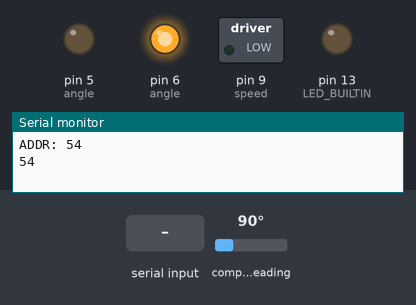
The sketch below on a simulated Arduino Uno, built with avr-gcc and run on an emulated ATmega328P. Parts: switched loads named in the sketch (green lamp = pin HIGH), output pins drawn as LEDs (lit = HIGH), the last lines printed to the serial monitor. The inputs (shaded band) are chosen by the test bench; at power-on: compass heading 90°.

Above: at 3.2 s.
3.3 s: compass heading set to 53°
4.8 s: compass heading set to 48°
At 5.1 s:
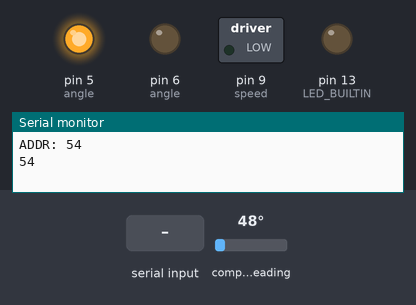
6.3 s: "1" received over Serial
At 8.2 s:
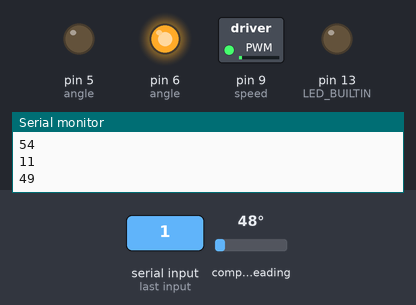
8.8 s: compass heading set to 9°
10.3 s: compass heading set to 6°
At 11.5 s:
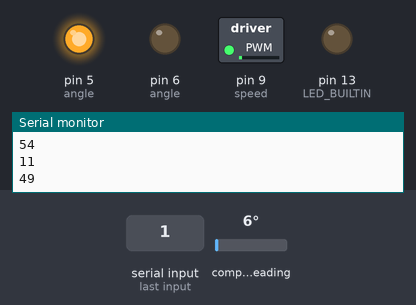
11.8 s: "0" received over Serial
At 13.6 s:
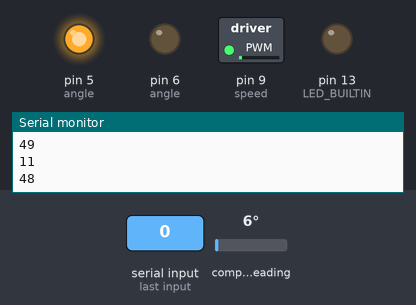
Timing chart, 0 to 15.1 s (numbered marks = the images above; inputs shaded):
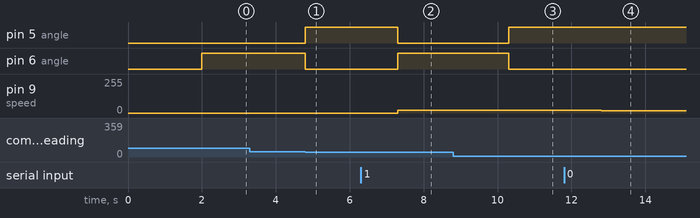

Measured:
- the behaviour switches between 51 and 50° on compass heading (found by bisection; images 0 and 1)
- the behaviour switches between 8 and 7° on compass heading (found by bisection; images 2 and 3)
- after the input at 3.3 s, every drawn part: stays the same
- after the input at 4.8 s, pin 5 (angle): LOW → HIGH at once; pin 6 (angle): HIGH → LOW at once
- after the input at 6.3 s, pin 5 (angle): HIGH → LOW after 1.0 s; pin 6 (angle): LOW → HIGH after 1.0 s; pin 9 (speed): 0/255 → 19/255 after 1.0 s
- after the input at 8.8 s, every drawn part: stays the same
- after the input at 10.3 s, pin 5 (angle): LOW → HIGH at once; pin 6 (angle): HIGH → LOW at once
- after the input at 11.8 s, pin 9 (speed): 19/255 → 18/255 after 1.0 s

The sketch:

ServoController.ino
```cpp
#include "AS5600.h"

AS5600 ASL1;
AS5600 ASL2;

double position = 0;

void setup() {
  Serial.begin(9600);
  delay(2000);
  Wire.begin();

  Serial.print("ADDR: ");
  Serial.println(ASL1.getAddress());
  Serial.println(ASL2.getAddress());

  pinMode(6, OUTPUT); // angle
  pinMode(5, OUTPUT); // angle
  pinMode(9, OUTPUT); // speed

 pinMode(LED_BUILTIN, OUTPUT);
}

int target_position = 100;
int target_speed = 0;

void loop() {
  // read the incoming byte:
  if (Serial.available() > 0) {
    unsigned char buf[2];
    size_t size = Serial.readBytes(buf, 2);

    target_position = map((unsigned int) buf[1], 0, 255, 0, 360);
    target_speed =   min((unsigned int) buf[0], 255);
    Serial.println((unsigned int)buf[1]);
    Serial.println((unsigned int)buf[0]);

    digitalWrite(LED_BUILTIN, HIGH);
  }else{
    digitalWrite(LED_BUILTIN, LOW);
  }

  moveToTarget(target_position);
  analogWrite(9, map(target_speed, 0, 255, 0, 100));

  position = modulo(int(ASL1.getCumulativePosition()*2 * AS5600_RAW_TO_DEGREES), 360);
}

void moveToTarget(long target) {
  long angleDifference = target - position;
  int direction = 1;  // 1 for clockwise, -1 for counterclockwise

  // Calculate shortest path taking wrap-around into account
  if (angleDifference < -180) {
    angleDifference += 360;
  } else if (angleDifference > 180) {
    angleDifference -= 360;
  }

  direction = angleDifference > 0 ? 1 : -1;

  int pwmValue = map(abs(angleDifference), 0, 360, 0, 10);

  // Set motor direction based on shortest path
  if (direction == 1) {
    digitalWrite(6, pwmValue);
    digitalWrite(5, LOW);
  } else {
    digitalWrite(6, LOW);
    digitalWrite(5, pwmValue);
  }

}

int modulo(int n, int M){
  return ((n % M) + M) % M;
}
```
